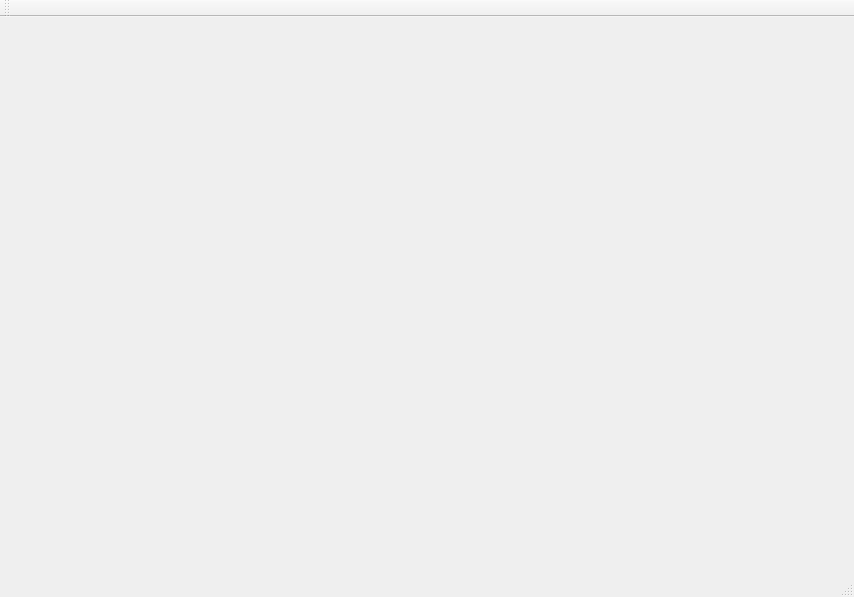
<?xml version="1.0" encoding="UTF-8"?>
<ui version="4.0">
 <class>CarClass</class>
 <widget class="QMainWindow" name="CarClass">
  <property name="geometry">
   <rect>
    <x>0</x>
    <y>0</y>
    <width>854</width>
    <height>597</height>
   </rect>
  </property>
  <property name="windowTitle">
   <string>Car</string>
  </property>
  <widget class="QWidget" name="centralWidget">
   <widget class="Steering" name="widget" native="true">
    <property name="geometry">
     <rect>
      <x>29</x>
      <y>19</y>
      <width>351</width>
      <height>301</height>
     </rect>
    </property>
   </widget>
   <widget class="FuelLevel" name="widget_2" native="true">
    <property name="geometry">
     <rect>
      <x>430</x>
      <y>20</y>
      <width>341</width>
      <height>291</height>
     </rect>
    </property>
   </widget>
  </widget>
  <widget class="QMenuBar" name="menuBar">
   <property name="geometry">
    <rect>
     <x>0</x>
     <y>0</y>
     <width>854</width>
     <height>21</height>
    </rect>
   </property>
  </widget>
  <widget class="QToolBar" name="mainToolBar">
   <attribute name="toolBarArea">
    <enum>TopToolBarArea</enum>
   </attribute>
   <attribute name="toolBarBreak">
    <bool>false</bool>
   </attribute>
  </widget>
  <widget class="QStatusBar" name="statusBar"/>
 </widget>
 <layoutdefault spacing="6" margin="11"/>
 <customwidgets>
  <customwidget>
   <class>Steering</class>
   <extends>QWidget</extends>
   <header>steering.h</header>
   <container>1</container>
  </customwidget>
  <customwidget>
   <class>FuelLevel</class>
   <extends>QWidget</extends>
   <header>fuellevel.h</header>
   <container>1</container>
  </customwidget>
 </customwidgets>
 <resources>
  <include location="Car.qrc"/>
 </resources>
 <connections/>
</ui>
